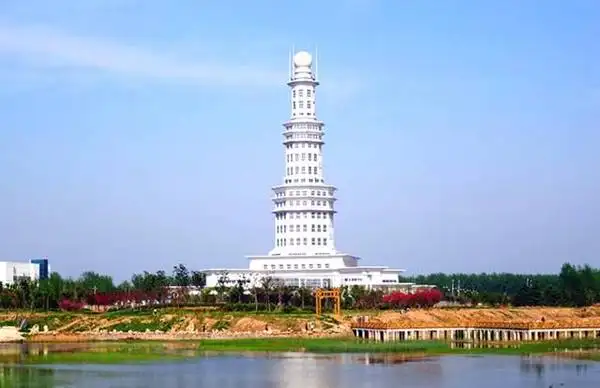
#> input picture tower.jpg, 600 x 388 px, found by its file name
$ python noiseimage.py
#> lines starting #> are read from the running program, lines starting #| are printed output that depends on the picture; after the words box and inside, x2 and y2 are one past the last pixel; in counts of white or black regions, pixels touching at a corner belong together
import cv2 as cv
import numpy as np
import matplotlib.pyplot as plt

img = cv.imread('./pictures/tower.jpg')
#> img is the input picture: shape (388, 600, 3); mean B, G, R 198.2, 175, 155.4
h = img.shape[0]
#> h = 388
w = img.shape[1]
#> w = 600

# 将彩色图片转换为灰度图片
grayimage = np.zeros((h, w), np.uint8)
for i in range(h):
    for j in range(w):
        grayimage[i, j] = 0.11 * img[i, j, 0] + 0.59 * img[i, j, 1] + 0.3 * img[i, j, 2] # python中以B G R存储图像
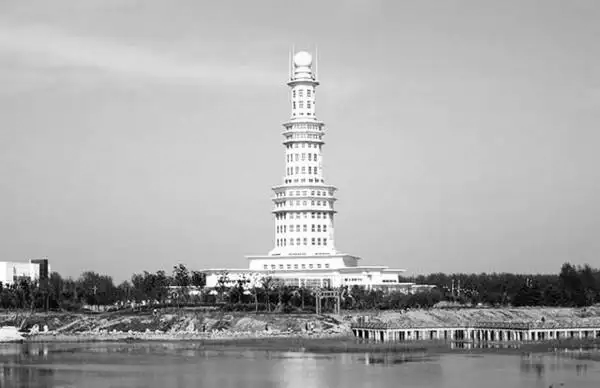
#> grayimage: shape (388, 600); min 0, max 255, mean 171.2

# 添加椒盐噪声
noiseimage = grayimage.copy()
SNR = 0.95    # 信噪比
pixels = h * w   # 计算图像像素点个数
#> pixels = 232800
noise_num = int(pixels * (1 - SNR))  # 计算图像椒盐噪声点个数
#> noise_num = 11640

for i in range(noise_num):
    randx = np.random.randint(1, h-1)  # 生成一个 1 至 h-1 之间的随机整数
    randy = np.random.randint(1, w-1)  # 生成一个 1 至 w-1 之间的随机整数
    if np.random.random() <= 0.5:      # np.random.random()生成一个 0 至 1 之间的浮点数
        noiseimage[randx, randy] = 0
    else:
        noiseimage[randx, randy] = 255
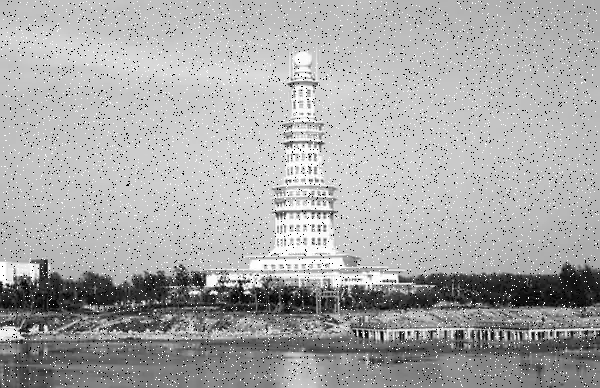
#> noiseimage: shape (388, 600); 4.87% of pixels changed, all inside (x1, y1, x2, y2) = (1, 1, 599, 387)

plt.figure(figsize=(10,14))

# origin, Mean, Median, Over-limit pixel
plt.subplot(231)
plt.imshow(img, cmap='gray')
plt.title('Origin')

plt.subplot(232)
plt.imshow(grayimage, cmap='gray')
plt.title('Gray Tower')

plt.subplot(233)
plt.imshow(noiseimage, cmap='gray')
plt.title('NoiseTower')
plt.show()
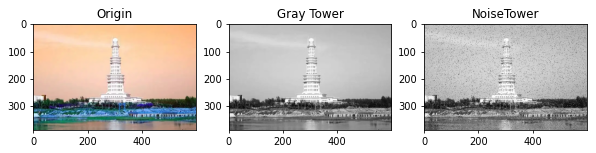
#> figure drawn by matplotlib, 3 panels; B, G, R data is drawn as R, G, B

cv.imwrite("./pictures/TowerGray.jpg", grayimage)
cv.imwrite("./pictures/TowerNoise.jpg", noiseimage)

$ run again, with flower.jpg copied over tower.jpg
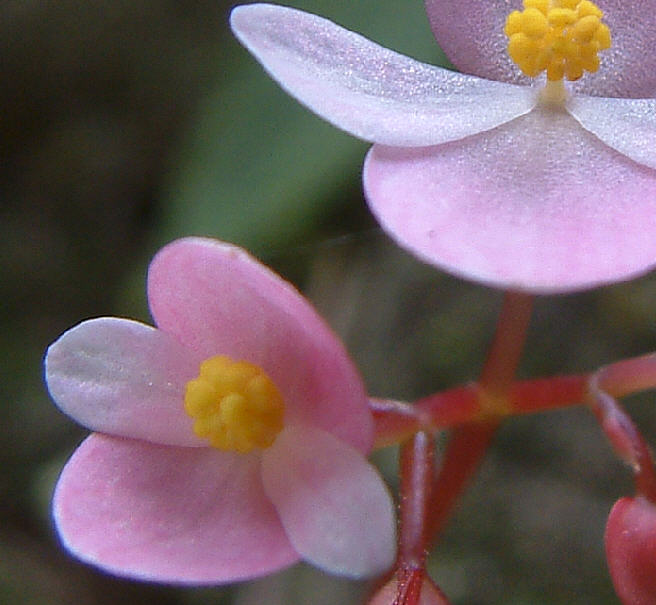
#> input picture flower.jpg, 656 x 605 px, found by its file name
#> img is the input picture: shape (605, 656, 3); mean B, G, R 101.2, 96.2, 115.7
#> after the loop `for i in range(noise_num):`:
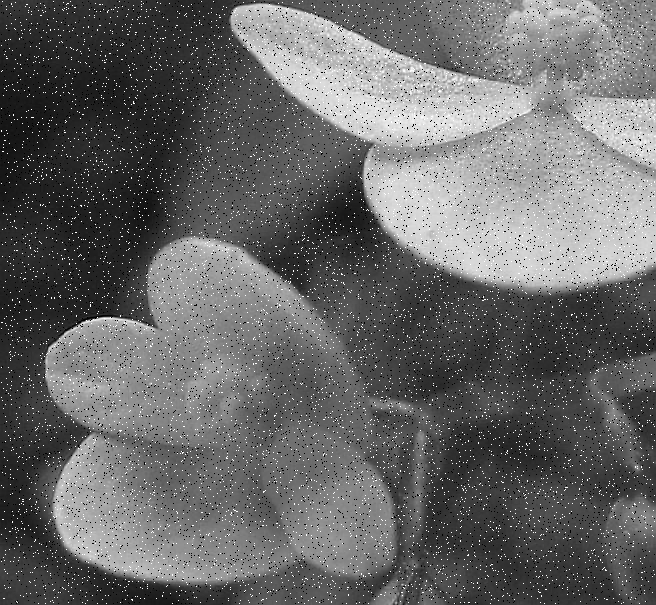
#> noiseimage: shape (605, 656); min 0, max 255, mean 103.3
#> `plt.show()`:
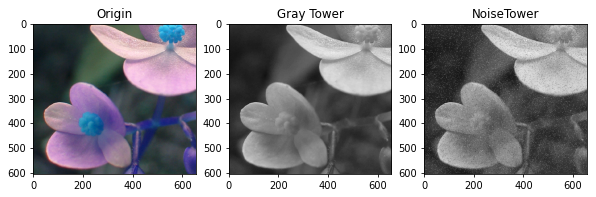
#> figure drawn by matplotlib, 3 panels; B, G, R data is drawn as R, G, B

$ run again, with nvwa.jpg copied over tower.jpg
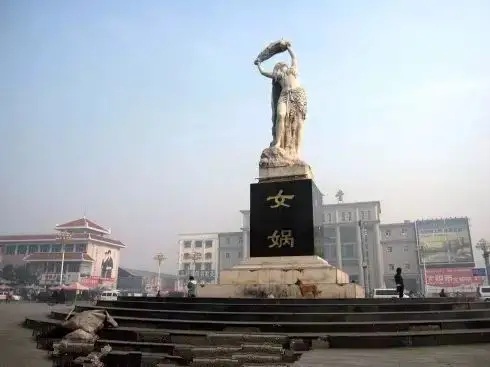
#> input picture nvwa.jpg, 490 x 367 px, found by its file name
#> img is the input picture: shape (367, 490, 3); mean B, G, R 171, 164.8, 159.2
#> after the loop `for i in range(noise_num):`:
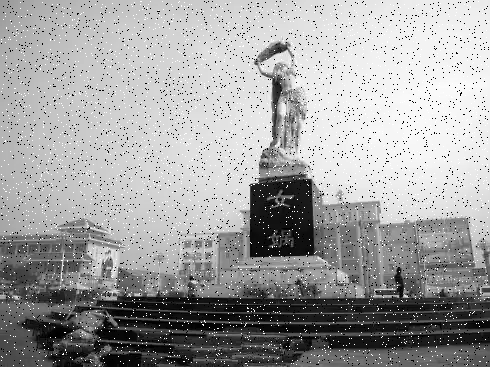
#> noiseimage: shape (367, 490); min 0, max 255, mean 161.5
#> `plt.show()`:
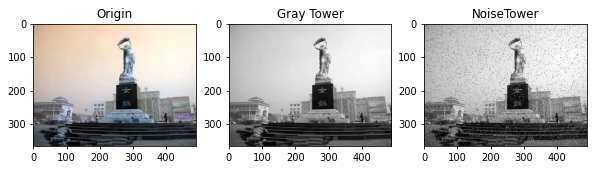
#> figure drawn by matplotlib, 3 panels; B, G, R data is drawn as R, G, B
